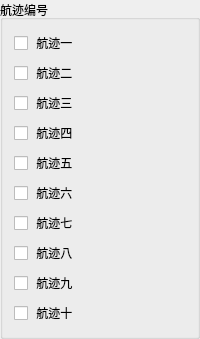
           <widget class="QGroupBox" name="groupBox_17">
            <property name="title">
             <string>航迹编号</string>
            </property>
            <layout class="QFormLayout" name="formLayout">
             <item row="0" column="0">
              <widget class="QCheckBox" name="checkBox">
               <property name="text">
                <string> 航迹一</string>
               </property>
              </widget>
             </item>
             <item row="1" column="0">
              <widget class="QCheckBox" name="checkBox_4">
               <property name="text">
                <string> 航迹二</string>
               </property>
              </widget>
             </item>
             <item row="2" column="0">
              <widget class="QCheckBox" name="checkBox_2">
               <property name="text">
                <string> 航迹三</string>
               </property>
              </widget>
             </item>
             <item row="3" column="0">
              <widget class="QCheckBox" name="checkBox_3">
               <property name="text">
                <string> 航迹四</string>
               </property>
              </widget>
             </item>
             <item row="4" column="0">
              <widget class="QCheckBox" name="checkBox_5">
               <property name="text">
                <string> 航迹五</string>
               </property>
              </widget>
             </item>
             <item row="5" column="0">
              <widget class="QCheckBox" name="checkBox_7">
               <property name="text">
                <string> 航迹六</string>
               </property>
              </widget>
             </item>
             <item row="6" column="0">
              <widget class="QCheckBox" name="checkBox_8">
               <property name="text">
                <string> 航迹七</string>
               </property>
              </widget>
             </item>
             <item row="7" column="0">
              <widget class="QCheckBox" name="checkBox_9">
               <property name="text">
                <string> 航迹八</string>
               </property>
              </widget>
             </item>
             <item row="8" column="0">
              <widget class="QCheckBox" name="checkBox_6">
               <property name="text">
                <string> 航迹九</string>
               </property>
              </widget>
             </item>
             <item row="9" column="0">
              <widget class="QCheckBox" name="checkBox_10">
               <property name="text">
                <string> 航迹十</string>
               </property>
              </widget>
             </item>
            </layout>
           </widget>
